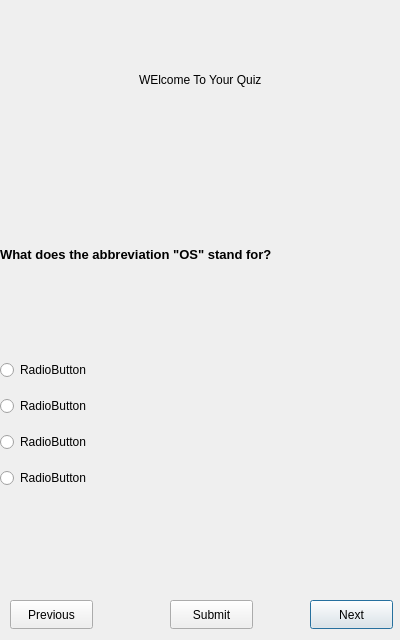
<?xml version="1.0" encoding="UTF-8"?>
<ui version="4.0">
 <class>QuizExamen</class>
 <widget class="QDialog" name="QuizExamen">
  <property name="geometry">
   <rect>
    <x>0</x>
    <y>0</y>
    <width>400</width>
    <height>640</height>
   </rect>
  </property>
  <property name="minimumSize">
   <size>
    <width>400</width>
    <height>640</height>
   </size>
  </property>
  <property name="maximumSize">
   <size>
    <width>400</width>
    <height>640</height>
   </size>
  </property>
  <property name="windowTitle">
   <string>Dialog</string>
  </property>
  <widget class="QWidget" name="verticalLayoutWidget">
   <property name="geometry">
    <rect>
     <x>0</x>
     <y>350</y>
     <width>401</width>
     <height>151</height>
    </rect>
   </property>
   <layout class="QVBoxLayout" name="verticalLayout">
    <item alignment="Qt::AlignmentFlag::AlignLeft">
     <widget class="QRadioButton" name="Answer1">
      <property name="text">
       <string>RadioButton</string>
      </property>
     </widget>
    </item>
    <item alignment="Qt::AlignmentFlag::AlignLeft">
     <widget class="QRadioButton" name="Answer2">
      <property name="text">
       <string>RadioButton</string>
      </property>
     </widget>
    </item>
    <item alignment="Qt::AlignmentFlag::AlignLeft">
     <widget class="QRadioButton" name="Answer3">
      <property name="text">
       <string>RadioButton</string>
      </property>
     </widget>
    </item>
    <item alignment="Qt::AlignmentFlag::AlignLeft">
     <widget class="QRadioButton" name="Answer4">
      <property name="text">
       <string>RadioButton</string>
      </property>
     </widget>
    </item>
   </layout>
  </widget>
  <widget class="QWidget" name="verticalLayoutWidget_3">
   <property name="geometry">
    <rect>
     <x>0</x>
     <y>40</y>
     <width>401</width>
     <height>80</height>
    </rect>
   </property>
   <layout class="QVBoxLayout" name="verticalLayout_3">
    <item alignment="Qt::AlignmentFlag::AlignHCenter|Qt::AlignmentFlag::AlignVCenter">
     <widget class="QLabel" name="QuizTitle">
      <property name="text">
       <string>WElcome To Your Quiz</string>
      </property>
     </widget>
    </item>
   </layout>
  </widget>
  <widget class="QWidget" name="horizontalLayoutWidget">
   <property name="geometry">
    <rect>
     <x>0</x>
     <y>190</y>
     <width>635</width>
     <height>129</height>
    </rect>
   </property>
   <layout class="QHBoxLayout" name="horizontalLayout">
    <item alignment="Qt::AlignmentFlag::AlignLeft|Qt::AlignmentFlag::AlignVCenter">
     <widget class="QLabel" name="Question">
      <property name="font">
       <font>
        <pointsize>10</pointsize>
        <bold>true</bold>
       </font>
      </property>
      <property name="text">
       <string>What does the abbreviation &quot;OS&quot; stand for?</string>
      </property>
     </widget>
    </item>
   </layout>
  </widget>
  <widget class="QPushButton" name="NextButton">
   <property name="geometry">
    <rect>
     <x>310</x>
     <y>600</y>
     <width>83</width>
     <height>29</height>
    </rect>
   </property>
   <property name="text">
    <string>Next</string>
   </property>
  </widget>
  <widget class="QPushButton" name="PreviousButton">
   <property name="geometry">
    <rect>
     <x>10</x>
     <y>600</y>
     <width>83</width>
     <height>29</height>
    </rect>
   </property>
   <property name="text">
    <string>Previous</string>
   </property>
  </widget>
  <widget class="QPushButton" name="SubmitButton">
   <property name="geometry">
    <rect>
     <x>170</x>
     <y>600</y>
     <width>83</width>
     <height>29</height>
    </rect>
   </property>
   <property name="text">
    <string>Submit</string>
   </property>
  </widget>
 </widget>
 <resources/>
 <connections/>
</ui>
